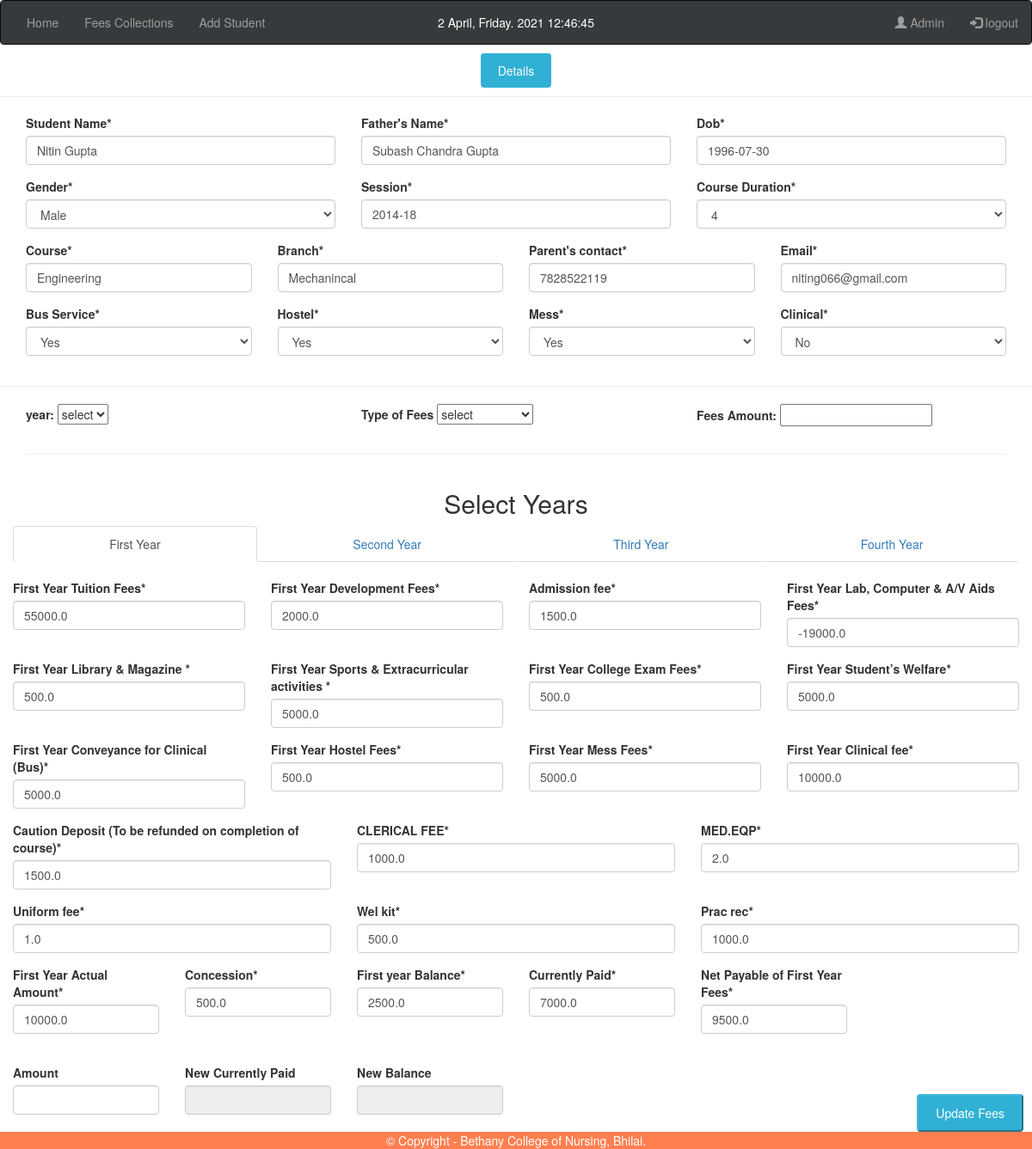
Page /BCN_V1/fees/1/ (signed in) on the committed database.
### BCN_App1/models.py (models this page shows, shortened)
class StudentDetailsCommon(models.Model):
    student_name = models.CharField(max_length=100, verbose_name='Student Name')
    fathers_name = models.CharField(max_length=100, verbose_name="Father's Name")
    dob = models.DateField(verbose_name='Date of Birth')
    gender = models.CharField(max_length=30, choices=CHOICES, verbose_name='Gender')
    session_of_add = models.CharField(max_length=301, verbose_name='Session')
    course_duration = models.CharField(max_length=10, choices=CHOICE_YEAR, verbose_name='Course Duration')
    course = models.CharField(max_length=30, verbose_name='Course')
    branch = models.CharField(max_length=30, verbose_name='Branch')
    contact = models.IntegerField(verbose_name="Parent's contact")
    email = models.EmailField(max_length=100, verbose_name='Email')
    bus = models.CharField(max_length=30, choices=CHOICES_OPTED, verbose_name='Bus Service')
    hostel = models.CharField(max_length=30, choices=CHOICES_OPTED, verbose_name='Hostel')
    mess = models.CharField(max_length=30, choices=CHOICES_OPTED, verbose_name='Mess')
    clinic = models.CharField(max_length=30, choices=CHOICES_OPTED, verbose_name='clinical')
    class Meta:
        abstract = True

class FirstYr(FirstYearFee):
    f_actual_fees = models.FloatField(max_length=20, verbose_name='First Year Actual Amount')
    f_concession = models.FloatField(max_length=30, verbose_name='Concession')
    f_balance = models.FloatField(max_length=20, verbose_name='First year Balance')
    f_currently_paid = models.FloatField(max_length=20, verbose_name='Currently Paid')
    f_net_pay = models.FloatField(max_length=20, verbose_name='Net Payable of First Year Fees')
    class Meta:
        abstract = True

class SecondYr(SecondYearFee):
    s_actual_fees = models.FloatField(max_length=20, verbose_name='Second Year Actual Amount')
    s_concession = models.FloatField(max_length=30, verbose_name='Concession')
    s_balance = models.FloatField(max_length=20, verbose_name='Second year Balance')
    s_currently_paid = models.FloatField(max_length=20, verbose_name='Currently Paid')
    s_net_pay = models.FloatField(max_length=20, verbose_name='Net Payable of Second Year Fees')
    class Meta:
        abstract = True

class ThirdYr(ThirdYearFee):
    t_actual_fees = models.FloatField(max_length=20, verbose_name='Third Year Actual Amount')
    t_concession = models.FloatField(max_length=30, verbose_name='Concession')
    t_balance = models.FloatField(max_length=20, verbose_name='Third year Balance')
    t_currently_paid = models.FloatField(max_length=20, verbose_name='Currently Paid')
    t_net_pay = models.FloatField(max_length=20, verbose_name='Net Payable of Third Year Fees')
    class Meta:
        abstract = True

class FourthYr(FourthYearFee):
    fo_actual_fees = models.FloatField(max_length=20, verbose_name='Fourth Year Actual Amount')
    fo_concession = models.FloatField(max_length=30, verbose_name='Concession')
    fo_balance = models.FloatField(max_length=20, verbose_name='Fourth year Balance')
    fo_currently_paid = models.FloatField(max_length=20, verbose_name='Currently Paid')
    fo_net_pay = models.FloatField(max_length=20, verbose_name='Net Payable of Fourth Year Fees')
    class Meta:
        abstract = True

class StudentFeeDetails(StudentDetailsCommon, FirstYr, SecondYr, ThirdYr, FourthYr):
    class Meta:
        db_table = 'Student Database'
        verbose_name = 'Student Database'

### BCN_App1/views.py (the view)
# urls.py: path('BCN_V1/fees/<int:pk>/', views.fees_up, name='fees_up'),
@login_required(login_url='/accounts/login/')
def fees_up(request, pk=None):
    post = get_object_or_404(StudentFeeDetails, pk=pk)
    if request.method == "POST":
        form = StudentFeeDetailsForm(request.POST, instance=post)
        if form.is_valid():
            form.save()
            return redirect("fees_transactions")
    else:
        form = StudentFeeDetailsForm(instance=post)
    return render(request, 'student_fees.html', {'form': form, 'post': post})

### BCN_App1/forms.py
class StudentFeeDetailsForm(forms.ModelForm):
    dob = forms.DateField(widget=forms.DateInput(attrs={'class': 'datepicker'}))
    class Meta:
        model = StudentFeeDetails
        fields = "__all__"

### templates/student_fees.html (shortened to what this page needs)
{% extends 'base.html' %}
{% load static %}
{% load crispy_forms_tags %}
{% block body %}
<link rel="stylesheet" href="{% static 'css/fixed button.css' %}">
<link rel="stylesheet" href="{% static 'css/fixed anchor.css' %}">
<link href="//cdn.bootcss.com/bootstrap/3.3.7/css/bootstrap.min.css" rel="stylesheet">
<link href="//cdn.bootcss.com/bootstrap-datetimepicker/4.17.44/css/bootstrap-datetimepicker.min.css" rel="stylesheet">
    <form method="post" action="{% url 'update_data' post.pk %}"  id="form_submit">
        <center><a id="hide" class="feedback">Details</a></center><hr>
    <div class="container" id="details">
     <div class="row">
        <div class="col-md-4">
              {{ form.student_name|as_crispy_field }}
          </div>
          <div class="col-md-4">
              {{ form.fathers_name|as_crispy_field }}
          </div>
          <div class="col-md-4">
              {{ form.dob|as_crispy_field }}
          </div>
     </div>
     <div class="row">
        <div class="col-md-4">
    {{form.gender|as_crispy_field}}
          </div>
          <div class="col-md-4">
    {{form.session_of_add|as_crispy_field}}
          </div>
          <div class="col-md-4">
    {{form.course_duration|as_crispy_field}}
          </div>
     </div>
     <div class="row">
        <div class="col-md-3">
{{form.course|as_crispy_field}}
        </div>
        <div class="col-md-3">
    {{form.branch|as_crispy_field}}
        </div>
        <div class="col-md-3">
    {{form.contact|as_crispy_field}}
        </div>
        <div class="col-md-3">
    {{form.email|as_crispy_field}}
        </div>
     </div>
     <div class="row">
        <div class="col-md-3">
    {{form.bus|as_crispy_field}}
        </div>
        <div class="col-md-3">
    {{form.hostel|as_crispy_field}}
        </div>
        <div class="col-md-3">
    {{form.mess|as_crispy_field}}
        </div>
        <div class="col-md-3">
    {{form.clinic|as_crispy_field}}
        </div>
     </div>
    </div><hr>
    <div class="container">
        <div class="row">
        <div class="col-sm-4">
          <p><label for="id_year">year:</label>
                <select name="year" id="id_year">
                  <option value="">select</option>
                </select>
            </p>
        </div>
        <div class="col-sm-4">
          <p><label for="id_fee_type">Type of Fees</label>
                <select name="fee_type" id="id_fee_type">
                  <option value="">select</option>
                </select>
            </p>
        </div>
        <div class="col-sm-4">
         <p><label for="id_fees_amount">Fees Amount:</label>
                <input type="text" name="fees_amount" maxlength="10" id="id_fees_amount">
            </p>
        </div>
    </div><hr>
    </div>
    <div class="container-fluid">
    <center><h2>Select Years</h2></center>
    <center><ul class="nav nav-tabs nav-justified" style="align-items: center">
    <li class="active" ><a data-toggle="tab" href="#firstyr">First Year</a></li>
    <li><a data-toggle="tab" href="#secondyr">Second Year</a></li>
    <li><a data-toggle="tab" href="#thirdyr">Third Year</a></li>
    <li><a data-toggle="tab" href="#fourthyr">Fourth Year</a></li>
  </ul></center>
    <div class="tab-content">
    <div id="firstyr" class="tab-pane fade in active">
        <br>
     <div class="row">
        <div class="col-md-3">
    {{form.f_tuition_fee|as_crispy_field}}
        </div>
        <div class="col-md-3">
    {{form.f_development_fee|as_crispy_field}}
        </div>
        <div class="col-md-3">
    {{form.admission_fee|as_crispy_field}}
        </div>
        <div class="col-md-3">
    {{form.f_lab_computer_fee|as_crispy_field}}
        </div>
     </div>
     <div class="row">
        <div class="col-md-3">
    {{form.f_library|as_crispy_field}}
        </div>
        <div class="col-md-3">
    {{form.f_sports_activities|as_crispy_field}}
        </div>
        <div class="col-md-3">
    {{form.f_college_exam|as_crispy_field}}
        </div>
        <div class="col-md-3">
    {{form.f_student_welfare|as_crispy_field}}
        </div>
     </div>
     <div class="row">
        <div class="col-md-3">
    {{form.f_bus_fees|as_crispy_field}}
        </div>
        <div class="col-md-3">
    {{form.f_hostel_fees|as_crispy_field}}
        </div>
        <div class="col-md-3">
    {{form.f_mess_fees|as_crispy_field}}
        </div>
        <div class="col-md-3">
    {{form.f_clinic_fees|as_crispy_field}}
        </div>
     </div>
     <div class="row">
        <div class="col-md-4">
    {{form.caution_fee|as_crispy_field}}
        </div>
        <div class="col-md-4">
    {{form.clerical_fee|as_crispy_field}}
        </div>
        <div class="col-md-4">
    {{form.med_equip|as_crispy_field}}
        </div>
     </div>
     <div class="row">
        <div class="col-md-4">
    {{form.uniform_fee|as_crispy_field}}
        </div>
        <div class="col-md-4">
    {{form.wel_kit|as_crispy_field}}
        </div>
        <div class="col-md-4">
    {{form.prac_rec|as_crispy_field}}
        </div>
     </div>
     <div class="row">
        <div class="col-md-2">
    {{form.f_actual_fees|as_crispy_field}}
        </div>
        <div class="col-md-2">
    {{form.f_concession|as_crispy_field}}
        </div>
        <div class="col-md-2">
    {{form.f_balance|as_crispy_field}}
        </div>
        <div class="col-md-2">
    {{form.f_currently_paid|as_crispy_field}}
        </div>
        <div class="col-md-2">
    {{form.f_net_pay|as_crispy_field}}
        </div>
     </div><br>
     <div class="row">
        <div class="col-md-2">
            <label for="f_amount">Amount</label><input class="form-control" type="number" id="f_amount" name="f_amount">
        </div>
        <div class="col-md-2">
            <label for="f_CP">New Currently Paid</label><input class="form-control" type="number" id="f_CP" name="f_CP" readonly>
        </div>
        <div class="col-md-2">
            <label for="f_B">New Balance</label><input class="form-control" type="number" id="f_B" name="f_B" readonly>
        </div>
     </div><br>
    </div>
  </div>
    <div class="content" id="mybutton">
        <button class="feedback button" type="submit" value="submit ">Update Fees</button>
    </div>
    </div>
</form>
{% endblock %}

### BCN_App1/static/css/fixed button.css (style rules this page uses)
html { scroll-behavior: smooth; }
.feedback { background-color : #31B0D5; color: white; padding: 10px 20px; border-radius: 4px; border-color: #46b8da; }
#mybutton { position: fixed; bottom: 20px; right: 10px; }

### BCN_App1/static/css/fixed anchor.css (style rules this page uses)
html { scroll-behavior: smooth; }

### templates/base.html (style rules this page uses)
body { font-family: "Roboto", "Helvetica Neue", Helvetica, Arial, sans-serif; line-height: 1.5; background-color: #f1f1f1; }

### rows in the picture
StudentFeeDetails: student_name "Nitin Gupta", fathers_name "Subash Chandra Gupta", dob "1996-07-30", gender "Male", session_of_add "2014-18", course_duration "4", course "Engineering", branch "Mechanincal", contact "7828522119", email "niting066@gmail.com", bus "Yes", hostel "Yes", mess "Yes", clinic "No", f_tuition_fee "55000.0", f_development_fee "2000.0", admission_fee "1500.0", f_lab_computer_fee "-19000.0", f_library "500.0", f_sports_activities "5000.0", f_college_exam "500.0", f_student_welfare "5000.0", f_bus_fees "5000.0", f_hostel_fees "500.0", f_mess_fees "5000.0", f_clinic_fees "10000.0", caution_fee "1500.0", clerical_fee "1000.0", med_equip "2.0", uniform_fee "1.0", wel_kit "500.0", prac_rec "1000.0", f_actual_fees "10000.0", f_concession "500.0", f_balance "2500.0", f_currently_paid "7000.0", f_net_pay "9500.0"
